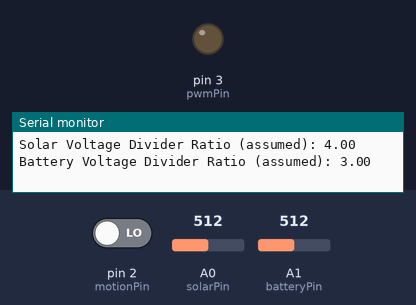
Bench run of a sketch on a simulated Arduino Uno, built with avr-gcc and run on an emulated ATmega328P. Parts: output pins drawn as LEDs (lit = HIGH), the last lines printed to the serial monitor. The test bench sets the inputs (shaded band); at power-on: A0 (solarPin) = 512, pin 2 (motionPin) LOW, A1 (batteryPin) = 512.

Above: at 1.3 s.
1.4 s: A0 (solarPin) set to 122
At 2.3 s:
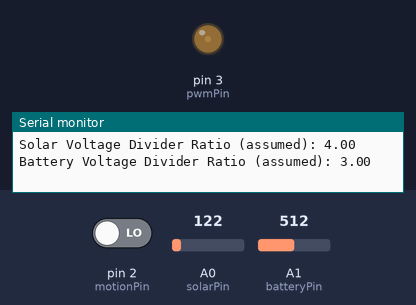
2.9 s: pin 2 (motionPin) driven HIGH
At 3.5 s:
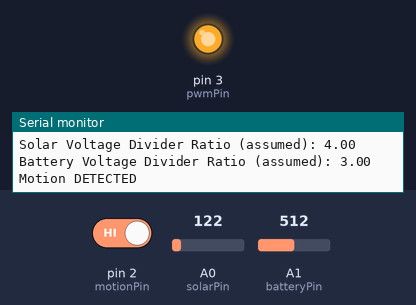
4.4 s: A1 (batteryPin) set to 287
5.9 s: A1 (batteryPin) set to 257
At 6.16 s:
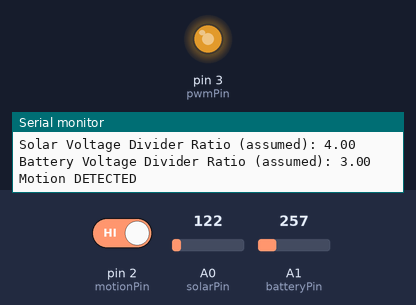
8.9 s: A1 (batteryPin) set to 306
At 9.3 s:
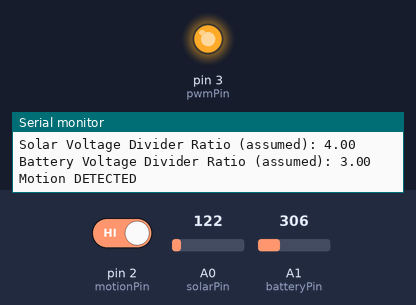
Timing chart, 0 to 11.4 s (numbered marks = the images above; inputs shaded):
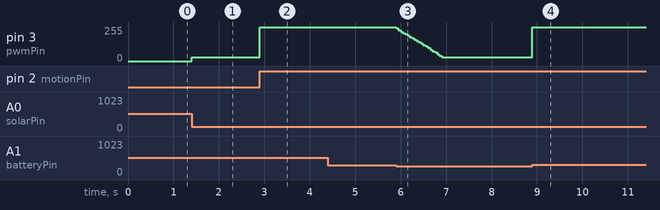

The sketch:

1.ino
```cpp
// Arduino code for solar powered motion sensor lamp
// Reviewed and Improved Version

#include <avr/sleep.h> // For sleep modes
#include <avr/wdt.h>   // For Watchdog Timer

// --- Pin Definitions ---
const int solarPin = A0;    // Analog pin for solar panel voltage sensor
const int batteryPin = A1;  // Analog pin for battery voltage sensor
const int pwmPin = 3;       // PWM pin for LED light (ensure this is a hardware PWM pin)
const int motionPin = 2;    // Digital pin for PIR motion sensor

// --- System Parameters ---
const float ADC_REFERENCE_VOLTAGE = 5.0; // Arduino ADC reference voltage
const float ADC_MAX_VALUE = 1023.0;

// NOTE: You MUST use voltage dividers for solarPin and batteryPin if voltages exceed ADC_REFERENCE_VOLTAGE.
// Adjust these R1 and R2 values based on YOUR voltage divider circuit.
// Voltage at Pin = Actual_Voltage * (R2 / (R1 + R2))
// So, Actual_Voltage = Voltage_at_Pin * ((R1 + R2) / R2)
const float SOLAR_VOLTAGE_DIVIDER_RATIO = 3.0 + 1.0; // Example: (10k + 5k) / 5k = 3.0. If no divider, set to 1.0
const float BATTERY_VOLTAGE_DIVIDER_RATIO = 2.0 + 1.0; // Example: (20k + 10k) / 10k = 3.0. If no divider, set to 1.0

const float SOLAR_THRESHOLD_VOLTAGE = 1.0; // Voltage from solar panel (at the pin, after divider) to consider it "dark"
const float BATTERY_MAX_VOLTAGE = 4.2;     // Maximum battery voltage for Li-ion
const float BATTERY_MIN_VOLTAGE = 3.0;     // Minimum battery voltage for Li-ion (critical)
const float BATTERY_PROTECTION_VOLTAGE = 3.2; // Turn off light if battery drops below this to protect it
const float BATTERY_CHARGE_TARGET_FRACTION = 0.90; // Charge up to 90% of batteryMax (e.g., 4.2V * 0.9 = 3.78V target if charging logic was here)
                                                 // For passive charging, this is more of a monitoring point.
const float MIN_SOLAR_VOLTAGE_FOR_CHARGING = 3.0; // Minimum solar panel output (actual, before divider) to consider it charging

const int PWM_MAX = 255;
const int PWM_MIN = 0;     // Light completely off
const int PWM_DIM = 30;    // A dim light level when no motion but dark
const int PWM_STEP = 5;    // Step size for ramping down

const long JSON_EMIT_INTERVAL_MS = 60000; // Emit JSON data every 60 seconds
const long MOTION_DEBOUNCE_MS = 200;      // Debounce time for motion sensor
const long LIGHT_ON_DURATION_AFTER_MOTION_MS = 15000; // Keep light on for 15s after last motion

// --- Global Variables ---
float solarVoltage_actual;    // Actual solar panel voltage
float batteryVoltage_actual;  // Actual battery voltage
float batteryLevel_percent;   // Battery level in percentage

int currentPwmValue;      // Current PWM value for LED light
int targetPwmValue;       // Target PWM for smooth transitions (not fully implemented here for ramp up)
bool motionDetectedFlag;  // True if motion is currently active
bool isDarkFlag;          // True if it's dark enough to operate the light
bool isChargingFlag;      // True if conditions suggest battery is charging

unsigned long lastJsonEmitMillis;
unsigned long lastMotionDetectMillis;
unsigned long lastLightActivityMillis; // For light on duration timer

// --- Setup Function ---
void setup() {
  Serial.begin(9600);
  while (!Serial && millis() < 3000); // Wait for serial, but timeout
  Serial.println("System Initializing...");

  pinMode(solarPin, INPUT);
  pinMode(batteryPin, INPUT);
  pinMode(pwmPin, OUTPUT);
  pinMode(motionPin, INPUT);

  // Set PWM frequency for Timer2 (pins 3 and 11 on Uno/Nano) to approx 976Hz (fast PWM)
  // TCCR2B = TCCR2B & B11111000 | B00000010; // Divisor = 8, ~3.9kHz
  TCCR2B = TCCR2B & 0b11111000 | 0x01; // Set no prescaler for Timer2 (pins 3, 11) -> ~31 kHz (might be too high for some drivers)
                                       // Default is ~490Hz (pins 5,6) or ~980Hz (pins 3,9,10,11)
                                       // Let's stick to a common one, often default works ok.
                                       // For pin 3 (OC2B): Default is good. If you need to change Timer2:
  // TCCR2B = (TCCR2B & 0b11111000) | 0x04; // ~244 Hz (divisor 64)
  // For simplicity, we can often rely on default PWM frequency or adjust if flickering/noise is an issue.
  // The original 1kHz setting: (TCCR2B & B11111000) | B00000011; // for Timer2, this is div 32, so ~976Hz.
  // TCCR2B = (TCCR2B & 0b11111000) | 0x03; // ~976 Hz on pins 3, 11 (Timer2)
  // Let's use the original approach for 1kHz on pin 3:
  TCCR2B = (TCCR2B & B11111000) | B00000011; // Sets divisor to 32 for Timer2 => 16MHz/32/256 = ~1.95kHz if phase-correct, or 16MHz/32/510 for some modes.
                                            // For Fast PWM (default mode for analogWrite): F_CPU / (N * 256). N=prescaler.
                                            // N=1 (CS20): 16MHz/256 = 62.5kHz
                                            // N=8 (CS21): 16MHz/(8*256) = 7.8kHz
                                            // N=32 (CS21|CS20): 16MHz/(32*256) = 1.95kHz
                                            // N=64 (CS22): 16MHz/(64*256) = 976Hz <-- This is likely what was intended for "around 1kHz"
  TCCR2B = (TCCR2B & 0b11111000) | 0x04; // Set prescaler for Timer2 to 64 (CS22 bit)

  analogWrite(pwmPin, PWM_MIN); // Start with light off
  currentPwmValue = PWM_MIN;
  targetPwmValue = PWM_MIN;

  lastJsonEmitMillis = millis();
  lastMotionDetectMillis = millis();
  lastLightActivityMillis = millis();

  Serial.println("Setup Complete.");
  Serial.println("Hardware Note: Ensure voltage dividers are used for solar and battery pins if their voltage exceeds 5V.");
  Serial.print("Solar Voltage Divider Ratio (assumed): "); Serial.println(SOLAR_VOLTAGE_DIVIDER_RATIO);
  Serial.print("Battery Voltage Divider Ratio (assumed): "); Serial.println(BATTERY_VOLTAGE_DIVIDER_RATIO);
}

// --- Main Loop ---
void loop() {
  readSensors();
  determineSystemState(); // isDark, isCharging

  if (isDarkFlag) {
    handleMotion();
    controlLight();
  } else { // Daytime
    turnOffLightCompletely(); // Ensure light is off during the day
    // Charging is passively managed by external hardware, we just monitor.
  }

  emitJsonData(); // Periodically send data
  handlePowerSaving(); // Check battery and decide on power modes
}

// --- Sensor Reading ---
void readSensors() {
  float solarPinVoltage = analogRead(solarPin) * (ADC_REFERENCE_VOLTAGE / ADC_MAX_VALUE);
  solarVoltage_actual = solarPinVoltage * SOLAR_VOLTAGE_DIVIDER_RATIO;

  float batteryPinVoltage = analogRead(batteryPin) * (ADC_REFERENCE_VOLTAGE / ADC_MAX_VALUE);
  batteryVoltage_actual = batteryPinVoltage * BATTERY_VOLTAGE_DIVIDER_RATIO;

  batteryLevel_percent = mapFloat(batteryVoltage_actual, BATTERY_MIN_VOLTAGE, BATTERY_MAX_VOLTAGE, 0.0, 100.0);
  batteryLevel_percent = constrain(batteryLevel_percent, 0.0, 100.0);
}

// --- System State Determination ---
void determineSystemState() {
  // Darkness detection
  // Use the voltage AT THE PIN for solarThreshold for simplicity, or adjust solarThreshold based on actual panel voltage
  float solarPinVoltage = solarVoltage_actual / SOLAR_VOLTAGE_DIVIDER_RATIO;
  if (solarPinVoltage < SOLAR_THRESHOLD_VOLTAGE) {
    isDarkFlag = true;
  } else {
    isDarkFlag = false;
  }

  // Charging detection (simplified: if it's daytime and battery isn't full)
  if (!isDarkFlag && batteryVoltage_actual < (BATTERY_MAX_VOLTAGE * BATTERY_CHARGE_TARGET_FRACTION) && solarVoltage_actual > MIN_SOLAR_VOLTAGE_FOR_CHARGING) {
    isChargingFlag = true;
  } else {
    isChargingFlag = false;
  }
}

// --- Motion Handling ---
void handleMotion() {
  int motionSensorValue = digitalRead(motionPin);
  unsigned long currentMillis = millis();

  if (motionSensorValue == HIGH) {
    if (currentMillis - lastMotionDetectMillis > MOTION_DEBOUNCE_MS) {
      if (!motionDetectedFlag) { // New motion detected
         Serial.println("Motion DETECTED");
         motionDetectedFlag = true;
         // Potentially set targetPwmValue to a brighter level here
      }
      lastLightActivityMillis = currentMillis; // Keep track of last motion time
    }
  } else { // motionSensorValue == LOW
    // No need to update lastMotionDetectMillis here, only when HIGH after debounce
    // motionDetectedFlag will be reset by controlLight() after LIGHT_ON_DURATION_AFTER_MOTION_MS
  }
}


// --- Light Control ---
void controlLight() {
  unsigned long currentMillis = millis();

  // Check if battery is too low to operate light
  if (batteryVoltage_actual < BATTERY_PROTECTION_VOLTAGE) {
    targetPwmValue = PWM_MIN;
    motionDetectedFlag = false; // Ensure it doesn't try to turn on again until battery recovers
    Serial.println("Battery critically low, turning off light.");
  }
  // If motion was detected recently, set light to bright
  else if (motionDetectedFlag && (currentMillis - lastLightActivityMillis < LIGHT_ON_DURATION_AFTER_MOTION_MS)) {
    // Set light brightness based on battery level (could be a fixed brightness too)
    targetPwmValue = map(constrain(batteryVoltage_actual, BATTERY_MIN_VOLTAGE, BATTERY_MAX_VOLTAGE),
                         BATTERY_MIN_VOLTAGE, BATTERY_MAX_VOLTAGE,
                         PWM_DIM, PWM_MAX); // Brighter if battery is fuller
    // No ramp-up implemented here, sets directly. For ramp: currentPwmValue should smoothly go to targetPwmValue
  }
  // If no motion for a while, or initial state in darkness
  else {
    motionDetectedFlag = false; // Reset flag as duration has passed
    // Dim the light if it was on, or keep it at DIM level if that's desired.
    // For now, just ramp down to DIM or OFF. Let's go to DIM.
    // If you want it to go completely OFF after timeout, set targetPwmValue = PWM_MIN;
    targetPwmValue = PWM_DIM;
    if (currentPwmValue > targetPwmValue) {
        currentPwmValue -= PWM_STEP;
        if (currentPwmValue < targetPwmValue) {
            currentPwmValue = targetPwmValue;
        }
    } else if (currentPwmValue < targetPwmValue) { // If current is less, e.g. was off, go to DIM
        currentPwmValue = targetPwmValue;
    }
  }

  // Smooth transition (simplified - only for ramp down for now)
  if (currentPwmValue > targetPwmValue) {
      if (millis() % 50 == 0) { // Slow down the ramp down speed
        currentPwmValue -= PWM_STEP;
        currentPwmValue = max(currentPwmValue, targetPwmValue);
      }
  } else {
      currentPwmValue = targetPwmValue; // Instantly set if target is higher or equal
  }

  currentPwmValue = constrain(currentPwmValue, PWM_MIN, PWM_MAX);
  analogWrite(pwmPin, currentPwmValue);
}


// --- Turn Off Light ---
void turnOffLightCompletely() {
  currentPwmValue = PWM_MIN;
  targetPwmValue = PWM_MIN;
  analogWrite(pwmPin, currentPwmValue);
  motionDetectedFlag = false; // Reset motion flag
}

// --- JSON Data Emission ---
void emitJsonData() {
  if (millis() - lastJsonEmitMillis > JSON_EMIT_INTERVAL_MS) {
    Serial.print(F("{"));
    Serial.print(F("\"solarV\":")); Serial.print(solarVoltage_actual, 2);
    Serial.print(F(",\"batteryV\":")); Serial.print(batteryVoltage_actual, 2);
    Serial.print(F(",\"batteryPcnt\":")); Serial.print(batteryLevel_percent, 0);
    Serial.print(F(",\"isDark\":")); Serial.print(isDarkFlag);
    Serial.print(F(",\"isCharging\":")); Serial.print(isChargingFlag);
    Serial.print(F(",\"motion\":")); Serial.print(motionDetectedFlag);
    Serial.print(F(",\"lightPWM\":")); Serial.print(currentPwmValue);
    Serial.println(F("}"));
    lastJsonEmitMillis = millis();
  }
}

// --- Power Saving ---
void handlePowerSaving() {
  // This function is called every loop, so actions should be idempotent or use timers.
  // Example: if battery is very low, prepare for deep sleep.
  if (batteryLevel_percent < 5 && isDarkFlag && !motionDetectedFlag) { // Example: Very low and no activity
    Serial.println("Battery very low, preparing for deep sleep if conditions persist.");
    // Consider adding a timer here: if low for X minutes, then sleep.
    // enterDeepSleep(15); // Sleep for 15 seconds
  } else if (batteryLevel_percent < 20) {
    // Implement low power mode (e.g., reduce polling, further dim light by default)
    // lowPowerMode();
  } else {
    // normalPowerMode();
  }
}

// --- Sleep Functions ---
// Call this function to enter sleep mode. Wakes up via WDT or external interrupt (e.g. motion pin).
void enterDeepSleep(int seconds) {
  Serial.println("Entering deep sleep...");
  Serial.flush(); // Ensure all serial data is sent

  // Configure motion pin as an interrupt to wake up
  // attachInterrupt(digitalPinToInterrupt(motionPin), wakeUpInterruptHandler, RISING); // Or LOW/CHANGE depending on PIR

  set_sleep_mode(SLEEP_MODE_PWR_DOWN);
  sleep_enable();

  // Setup Watchdog Timer for timed wakeup
  // Max sleep is 8s with WDT. For longer, loop sleep.
  // For 'seconds' > 8, you'd need to loop. This is a simplified example for one WDT cycle.
  byte wdt_prescaler = 0;
  if (seconds >= 8) wdt_prescaler = 0b00100001; // 8 S
  else if (seconds >= 4) wdt_prescaler = 0b00100000; // 4 S
  else if (seconds >= 2) wdt_prescaler = 0b00000111; // 2 S
  else if (seconds >= 1) wdt_prescaler = 0b00000110; // 1 S
  else wdt_prescaler = 0b00000101; // 0.5S, etc. Choose smallest that fits.

  // Disable WDT interrupts, just use it for reset/wakeup.
  WDTCSR = bit(WDCE) | bit(WDE); // Enable configuration change
  WDTCSR = wdt_prescaler;        // Set prescaler
  WDTCSR |= bit(WDE);            // Enable Watchdog System Reset

  // WDTCSR = bit(WDCE) | bit(WDE); // Enable Watchdog Change Enable
  // WDTCSR = bit(WDIE) | bit(WDP3) | bit(WDP0); // Enable WDT Interrupt, ~8s. (For interrupt based wakeup)


  noInterrupts(); // Ensure atomicity for sleep setup
  sleep_bod_disable(); // Disable Brown-out Detector (saves power)
  interrupts();     // Re-enable interrupts for WDT or pin change

  sleep_cpu(); // Enter sleep mode

  // --- CPU WAKES UP HERE ---
  sleep_disable();
  //detachInterrupt(digitalPinToInterrupt(motionPin)); // Important if pin interrupt was used
  Serial.println("Woke up from sleep.");
  // Re-initialize things if needed, WDT reset will restart the sketch.
  // If WDT interrupt was used, execution continues here.
}

void wakeUpInterruptHandler() {
  // This function is called when the motion pin interrupt fires.
  // It's kept short as it's an ISR.
  // sleep_disable(); // Disable sleep mode
  // detachInterrupt(digitalPinToInterrupt(motionPin)); // Detach to avoid re-triggering
  // No Serial.print in ISRs usually
}


// Watchdog Interrupt Service Routine (if WDT interrupt is enabled instead of reset)
ISR(WDT_vect) {
  // Woken up by WDT.
  // If WDE is set, it will reset. If WDIE is set, it comes here.
  // For simplicity, the enterDeepSleep above uses WDE (reset).
  // If using WDIE:
  // wdt_disable(); // Disable watchdog until next sleep cycle
}

// --- Utility Functions ---
float mapFloat(float x, float in_min, float in_max, float out_min, float out_max) {
  return (x - in_min) * (out_max - out_min) / (in_max - in_min) + out_min;
}

/*
// Stubs for other power modes if you want to implement them
void lowPowerMode() {
  // Reduce clock speed, disable unused peripherals, etc.
  Serial.println("Entering Low Power Mode (stub)");
}

void mediumPowerMode() {
  Serial.println("Entering Medium Power Mode (stub)");
}

void normalPowerMode() {
  // Restore full operation
  Serial.println("Entering Normal Power Mode (stub)");
}
*/
```

Measured:
- the behaviour switches between 273 and 272 on A1 (batteryPin) (found by bisection; images 2 and 3)
- after the input at 1.4 s, pin 3 (pwmPin): 0/255 → 30/255 at once
- after the input at 2.9 s, pin 3 (pwmPin): 30/255 → 255/255 at once
- after the input at 4.4 s, every drawn part: stays the same
- after the input at 5.9 s, pin 3 (pwmPin): moves from 255/255 to 30/255 over 1.0 s, starting at once
- after the input at 8.9 s, pin 3 (pwmPin): 30/255 → 255/255 at once
